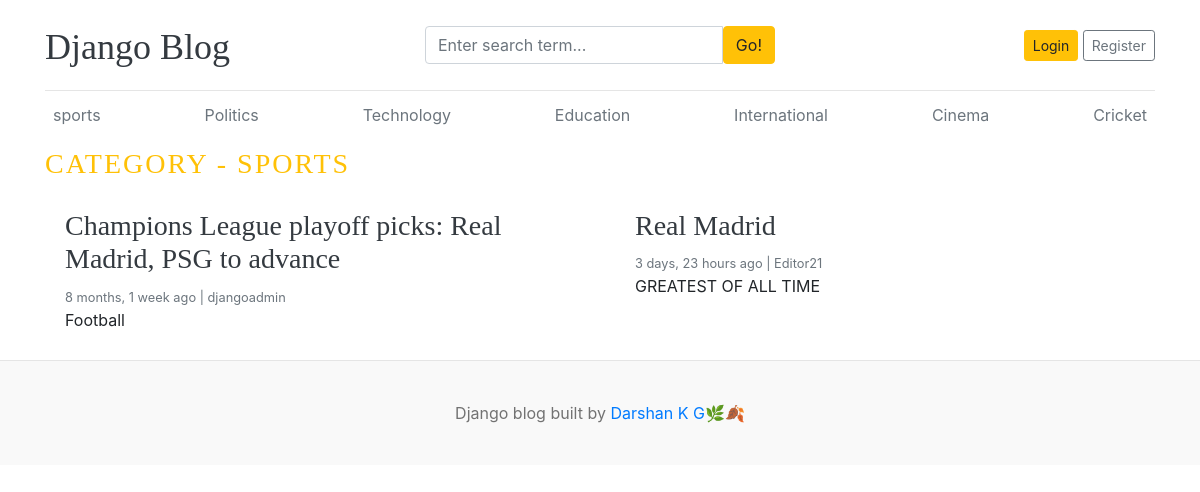
Page /category/1/ on the committed database.
### blogs/models.py (models this page shows, shortened)
class category(models.Model):
    category_name=models.CharField(max_length=50,unique=True)
    created_at=models.DateTimeField(auto_now_add=True)
    updated_at=models.DateTimeField(auto_now=True)
    class Meta:
        verbose_name_plural='categories'
    def __str__(self):
        return self.category_name

class Blog(models.Model):
    title = models.CharField(max_length=100)
    slug = models.SlugField(max_length=150,unique=True,blank=True)
    category = models.ForeignKey(category,on_delete=models.CASCADE)
    author = models.ForeignKey(User,on_delete=models.CASCADE)
    featured_image = models.ImageField(upload_to='uploads/%Y/%m/%d')
    short_description = models.TextField(max_length=500)
    blog_body = models.TextField(max_length=1000)
    status = models.CharField(max_length=20,choices=STATUS_CHOICES,default="Draft")
    is_featured = models.BooleanField(default=False)
    created_at = models.DateTimeField(auto_now_add=True)
    updated_at = models.DateTimeField(auto_now=True)

### blogs/views.py (the view)
# urls.py: path('<int:category_id>/',views.posts_by_category,name='posts_by_category')
def posts_by_category(request,category_id):
    posts=Blog.objects.filter(status='Published' , category_id=category_id)
    categoryy=get_object_or_404(category,pk=category_id)
    context={
        'categoryy':categoryy  ,
        'posts':posts,
        'category_id':category_id,
    }
    return render(request,'posts_by_category.html',context)

### blogs/context_processors.py (called while the page is built)
def get_categories(request):
    categories=category.objects.all()
    return dict(categories=categories)

def get_social_links(request):
    social_links=SocialLink.objects.all()
    return dict(social_links=social_links)

### templates/posts_by_category.html (shortened to what this page needs)
{% extends 'base.html' %}
{% block content %}
<h3 class="text-uppercase text-warning" style="letter-spacing :2px;">Category - {{categoryy}}</h3>
  <div class="row mb-2">
    {% if posts %}
    {% for post in posts %}
    <div class="col-md-6">
      <div class="card border-0" >
        <div class="card-body">
          <h3><a href="{% url 'blogs' post.slug %}" class="text-dark">{{ post.title }}</a></h3>
          <small class="mb-1 text-muted">{{post.created_at | timesince }} ago | {{post.author}}</small>
          <p class="card-text">{{post.short_description | truncatewords:20 }}</p>
        </div>
      </div>
    </div>
 {% endfor %}
 {% else %}
 <p>No Posts Found</p>
 {% endif %}
  </div>
</div>
{% endblock %}

### templates/base.html (shortened to what this page needs)
{% load static %}
<!DOCTYPE html>
<html lang="en">
<head>
    <link href="https://getbootstrap.com/docs/4.0/dist/css/bootstrap.min.css" rel="stylesheet">
    <link href="{% static 'css/blog.css' %}" rel="stylesheet">
    <link rel="stylesheet" href="https://cdnjs.cloudflare.com/ajax/libs/font-awesome/4.7.0/css/font-awesome.min.css">
  </head>
<body>
    <div class="container">
      <header class="blog-header py-3">
        <div class="row flex-nowrap justify-content-between align-items-center">
          <div class="col-4 pt-1">
            <a class="blog-header-logo text-dark" href="/">Django Blog</a>
          </div>
          <div class="col-4">
            <form action="{% url 'search'%}" method="GET">
              <div class="input-group">
                        <input class="form-control" type="text" name="keyword" value="{{keyword}}"  placeholder="Enter search term..." aria-label="Enter search term..." aria-describedby="button-search" />
                        <button type="submit" class="btn btn-warning" id="button-search" type="button">Go!</button>
                    </div>
            </form>
          </div>
          <div class="col-4 d-flex justify-content-end align-items-center">
            {% if not user.is_authenticated %}
            <a class="btn btn-sm btn-warning" href="{% url 'login' %}">Login</a> &nbsp;
            <a class="btn btn-sm btn-outline-secondary" href="{% url 'register' %}">Register</a>
            {%  else %}
            <span><a href="{% url 'dashboard' %}">Dashboard</a></span>
            &emsp;
            <span><a href="{% url  'logout' %}">LogOut</a></span>
            {% endif %}
          </div>
        </div>
      </header>
      <div class="nav-scroller py-1 mb-2">
        <nav class="nav d-flex justify-content-between">
          {% for cat in categories%}
          <a class="p-2 text-muted" href="{% url 'posts_by_category' cat.id %}">{{cat.category_name}}</a>
          {% endfor %}
        </nav>
      </div>
{% block content %}{% endblock %}
 <footer class="blog-footer">
  <p>Django blog built by <a href="https://github.com/Darshankg18">Darshan K G🌿🍂</a></p>
</footer>
</body>
</html>

### blog_main/static/css/blog.css (style rules this page uses)
.blog-header { border-bottom: 1px solid #e5e5e5; }
.blog-header-logo { font-family: "Playfair Display", Georgia, "Times New Roman", serif; font-size: 2.25rem; }
h1, h2, h3, h4, h5, h6 { font-family: "Playfair Display", Georgia, "Times New Roman", serif; }
.blog-footer { padding: 2.5rem 0; color: #727272; text-align: center; background-color: #f9f9f9; border-top: .05rem solid #e5e5e5; }
.blog-footer p:last-child { margin-bottom: 0; }

### rows in the picture
category: category_name "sports", category_name "SPORTS"
category: category_name "Politics"
category: category_name "Technology"
category: category_name "Education"
category: category_name "International"
category: category_name "Cinema"
category: category_name "Cricket"
Blog: title "Champions League playoff picks: Real Madrid, PSG to advance", created_at "8 months, 1 week", author "djangoadmin", short_description "Football"
Blog: title "Real Madrid", created_at "3 days, 23 hours", author "Editor21", short_description "GREATEST OF ALL TIME"
